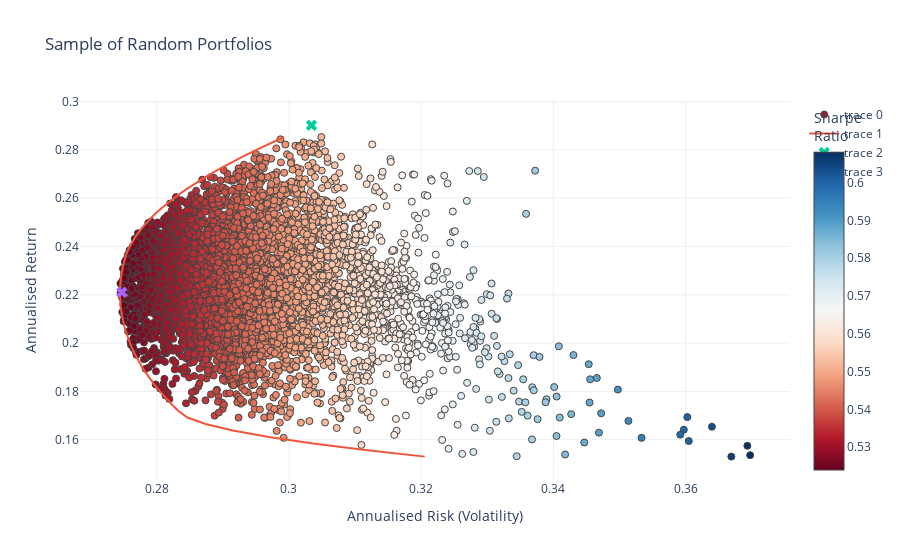

The notebook cell saved with this chart:
### Code cell
fig = go.Figure()
fig.add_trace(go.Scatter(x=a[1], 
                         y=a[0], 
                      #- Add color scale for sharpe ratio   
                      marker=dict(color=(a[1]-risk_free_rate)/(a[1]**0.5), 
                                  showscale=True, 
                                  size=7,
                                  line=dict(width=1),
                                  colorscale="RdBu",
                                  colorbar=dict(title="Sharpe<br>Ratio")
                                 ), 
                      mode='markers'))
fig.add_trace(go.Scatter(
    x=target_stds, y=target_rs, mode="lines"
)

)
fig.add_trace(go.Scatter(x=[ptf_stats(optimal_sharpe_weights)['volatility']],y=[ptf_stats(optimal_sharpe_weights)['return']],marker=dict(symbol="x",size=10),mode="markers"))
fig.add_trace(go.Scatter(x=[ptf_stats(weights_opt_var)['volatility']],y=[ptf_stats(weights_opt_var)['return']],marker=dict(symbol="x",size=10),mode="markers"))

#- Add title/labels
fig.update_layout(template='plotly_white',
                  xaxis=dict(title='Annualised Risk (Volatility)'),
                  yaxis=dict(title='Annualised Return'),
                  title='Sample of Random Portfolios',
                  coloraxis_colorbar=dict(title="Sharpe Ratio"))

### Figure 1 — Plotly figure (JSON) as saved in the notebook; plotly's stock layout.template omitted (floating-point values rounded to 4 significant figures; data arrays with more than 128 entries replaced by an {"elided": "..."} marker saying what was removed)
{"data": [{"marker": {"color": {"elided": "5000 float values"}, "colorbar": {"title": {"text": "Sharpe<br>Ratio"}}, "colorscale": [[0, "rgb(103,0,31)"], [0.1, "rgb(178,24,43)"], [0.2, "rgb(214,96,77)"], [0.3, "rgb(244,165,130)"], [0.4, "rgb(253,219,199)"], [0.5, "rgb(247,247,247)"], [0.6, "rgb(209,229,240)"], [0.7, "rgb(146,197,222)"], [0.8, "rgb(67,147,195)"], [0.9, "rgb(33,102,172)"], [1, "rgb(5,48,97)"]], "line": {"width": 1}, "showscale": true, "size": 7}, "mode": "markers", "type": "scatter", "x": {"elided": "5000 float values"}, "y": {"elided": "5000 float values"}}, {"mode": "lines", "type": "scatter", "x": [0.3205, 0.3115, 0.3037, 0.2969, 0.2915, 0.2874, 0.2846, 0.2833, 0.2823, 0.2814, 0.2805, 0.2797, 0.2789, 0.2782, 0.2776, 0.2771, 0.2765, 0.2761, 0.2757, 0.2754, 0.2751, 0.2749, 0.2747, 0.2745, 0.2745, 0.2744, 0.2745, 0.2745, 0.2747, 0.2748, 0.2751, 0.2754, 0.2758, 0.2763, 0.277, 0.2777, 0.2786, 0.2795, 0.2806, 0.2818, 0.2831, 0.2845, 0.286, 0.2876, 0.2893, 0.2911, 0.293, 0.295, 0.2971, 0.2993], "y": [0.153, 0.1557, 0.1584, 0.1611, 0.1638, 0.1665, 0.1692, 0.1719, 0.1746, 0.1773, 0.18, 0.1827, 0.1854, 0.1881, 0.1908, 0.1935, 0.1962, 0.1989, 0.2016, 0.2043, 0.207, 0.2097, 0.2124, 0.2151, 0.2178, 0.2205, 0.2232, 0.2259, 0.2286, 0.2313, 0.234, 0.2367, 0.2394, 0.2421, 0.2448, 0.2475, 0.2502, 0.2529, 0.2556, 0.2583, 0.261, 0.2637, 0.2664, 0.2691, 0.2718, 0.2745, 0.2772, 0.2799, 0.2826, 0.2853]}, {"marker": {"size": 10, "symbol": "x"}, "mode": "markers", "type": "scatter", "x": [0.3034], "y": [0.2902]}, {"marker": {"size": 10, "symbol": "x"}, "mode": "markers", "type": "scatter", "x": [0.2747], "y": [0.2211]}], "layout": {"coloraxis": {"colorbar": {"title": {"text": "Sharpe Ratio"}}}, "title": {"text": "Sample of Random Portfolios"}, "xaxis": {"title": {"text": "Annualised Risk (Volatility)"}}, "yaxis": {"title": {"text": "Annualised Return"}}}}
